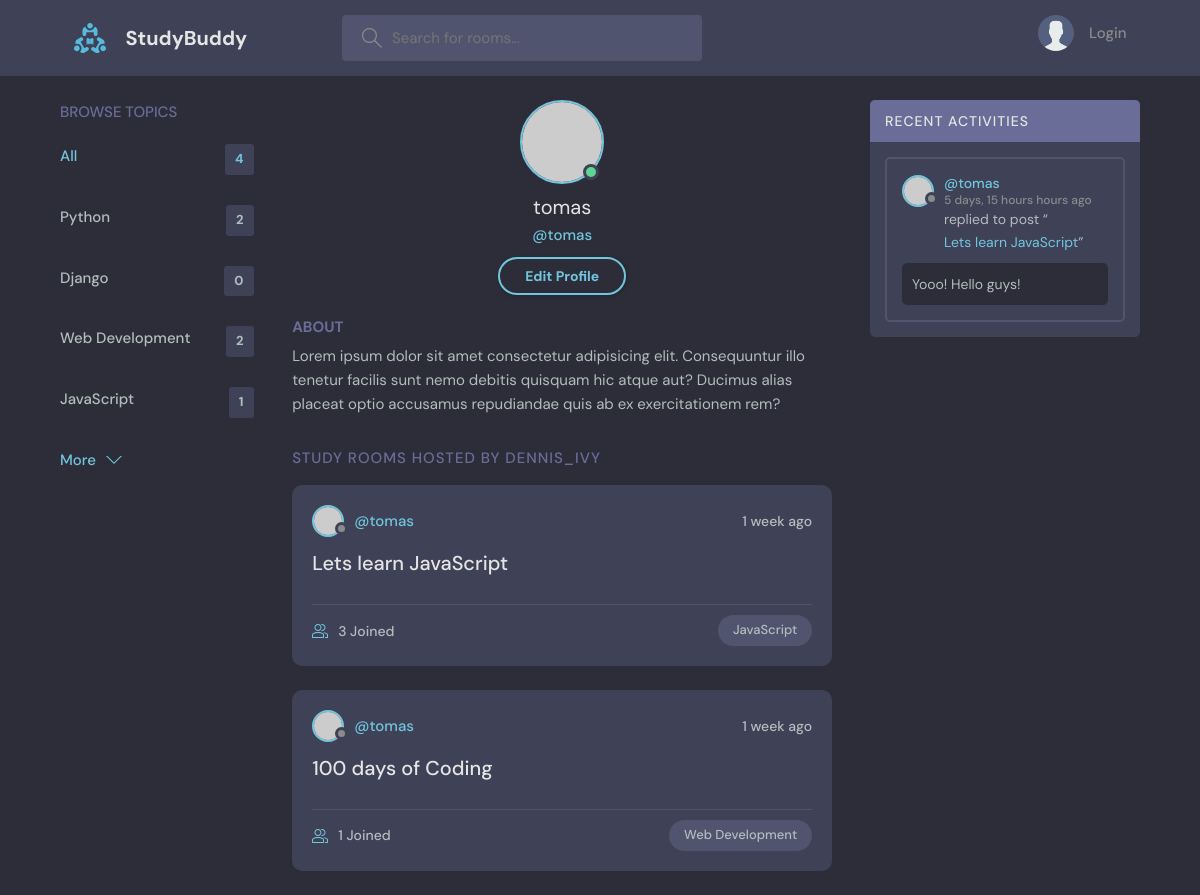
Before: /profile/1 with the older database file.
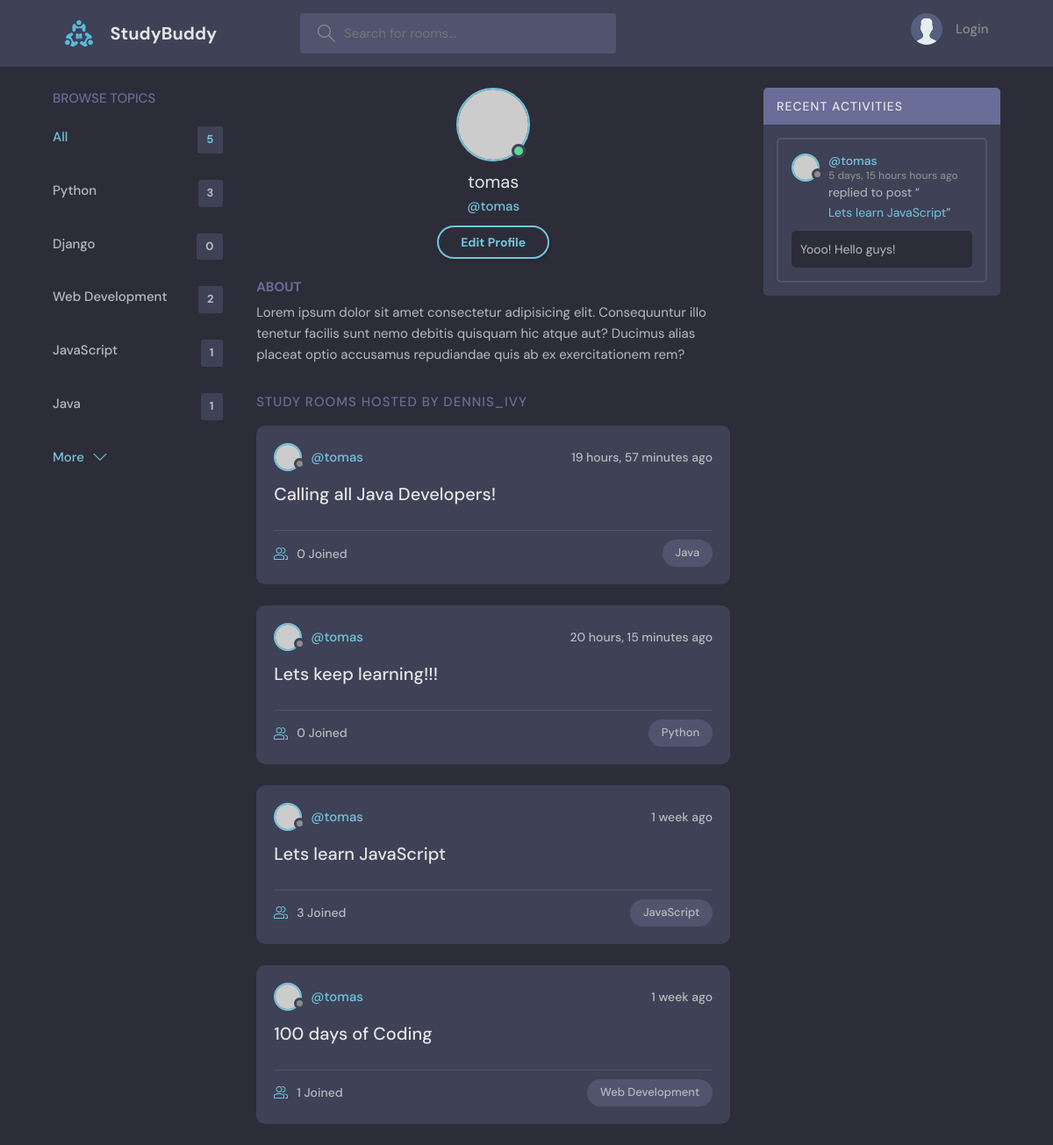
After: the same page with the newer database file.
### base/models.py (models this page shows, shortened)
class Topic(models.Model):
    name = models.CharField(max_length=200)

class Room(models.Model):
    host = models.ForeignKey(User, on_delete=models.SET_NULL, null=True)
    topic = models.ForeignKey(Topic, on_delete=models.SET_NULL, null=True)
    name = models.CharField(max_length=200)
    description = models.TextField(null=True, blank=True)
    participants = models.ManyToManyField(User, related_name='participants', blank=True)
    updated = models.DateTimeField(auto_now=True)
    created = models.DateTimeField(auto_now_add=True)
    class Meta:
        ordering = ['-updated', '-created']
    def __str__(self):
        return self.name

class Message(models.Model):
    user = models.ForeignKey(User, on_delete=models.CASCADE)
    room = models.ForeignKey(Room, on_delete=models.CASCADE)
    body = models.TextField()
    updated = models.DateTimeField(auto_now=True)
    created = models.DateTimeField(auto_now_add=True)
    class Meta:
        ordering = ['-updated', '-created']

### base/views.py (the view)
# urls.py: path('profile/<str:pk>', views.userProfile, name="user-profile"),
def userProfile(request, pk):
    user = User.objects.get(id=pk)
    rooms = user.room_set.all()
    room_messages = user.message_set.all()
    topics = Topic.objects.all()
    context={'user': user, 'rooms': rooms, 'room_messages': room_messages, 'topics':topics}
    return render(request, 'base/profile.html', context)

### base/templates/base/profile.html
{% extends 'main.html' %}
{% block content %}
  <main class="profile-page layout layout--3">
    <div class="container">
      {% include 'base/topics_component.html' %}
      <div class="roomList">
        <div class="profile">
          <div class="profile__avatar">
            <div class="avatar avatar--large active">
              <img src="https://randomuser.me/api/portraits/men/11.jpg" />
            </div>
          </div>
          <div class="profile__info">
            <h3>{{user.username}}</h3>
            <p>@{{user.username}}</p>
            <a href="edit-user.html" class="btn btn--main btn--pill">Edit Profile</a>
          </div>
          <div class="profile__about">
            <h3>About</h3>
            <p>
              Lorem ipsum dolor sit amet consectetur adipisicing elit. Consequuntur illo tenetur
              facilis sunt nemo debitis quisquam hic atque aut? Ducimus alias placeat optio
              accusamus repudiandae quis ab ex exercitationem rem?
            </p>
          </div>
        </div>
        <div class="roomList__header">
          <div>
            <h2>Study Rooms Hosted by dennis_ivy</a>
            </h2>
          </div>
        </div>
        {% include 'base/feed_component.html' %}
      </div>
      {% include 'base/activity_component.html' %}
    </div>
  </main>
 {% endblock content %}

### base/templates/base/topics_component.html
<div class="topics">
    <div class="topics__header">
      <h2>Browse Topics</h2>
    </div>
    <ul class="topics__list">
      <li>
        <a href="{% url 'home' %}" class="active">All <span>{{topics.count}}</span></a>
      </li>
      {% for topic in topics %}
      <li>
        <a href="{% url 'home' %}?q={{topic.name}}">{{topic.name}}<span>{{topic.room_set.all.count}}</span></a>
      </li>
      {% endfor %}
    </ul>
    <a class="btn btn--link" href="topics.html">
      More
      <svg version="1.1" xmlns="http://www.w3.org/2000/svg" width="32" height="32" viewBox="0 0 32 32">
        <title>chevron-down</title>
        <path d="M16 21l-13-13h-3l16 16 16-16h-3l-13 13z"></path>
      </svg>
    </a>
  </div>

### base/templates/base/feed_component.html (shortened to what this page needs)
{% for room in rooms %}
<div class="roomListRoom">
    <div class="roomListRoom__header">
      <a href="{% url 'user-profile' room.host.id %}" class="roomListRoom__author">
        <div class="avatar avatar--small">
          <img src="https://randomuser.me/api/portraits/women/11.jpg" />
        </div>
        <span>@{{room.host.username}}</span>
      </a>
      <div class="roomListRoom__actions">
        <span>{{room.created|timesince}} ago</span>
      </div>
    </div>
    <div class="roomListRoom__content">
      <a href="{% url 'room' room.id %}">{{room.name}}</a>
    </div>
    <div class="roomListRoom__meta">
      <a href="{% url 'room' room.id %}" class="roomListRoom__joined">
        {{room.participants.all.count}} Joined
      </a>
      <p class="roomListRoom__topic">{{room.topic.name}}</p>
    </div>
  </div>
{% endfor %}

### base/templates/base/activity_component.html (shortened to what this page needs)
<div class="activities">
    <div class="activities__header">
      <h2>Recent Activities</h2>
    </div>
    {% for message in room_messages %}
    <div class="activities__box">
      <div class="activities__boxHeader roomListRoom__header">
        <a href="{% url 'user-profile' message.user.id %}" class="roomListRoom__author">
          <div class="avatar avatar--small">
            <img src="https://randomuser.me/api/portraits/women/11.jpg" />
          </div>
          <p>
            @{{message.user}}
            <span>{{message.created|timesince}} hours ago</span>
          </p>
        </a>
      </div>
      <div class="activities__boxContent">
        <p>replied to post “<a href="{% url 'room' message.room.id %}">{{message.room}}</a>”</p>
        <div class="activities__boxRoomContent">
            {{message.body}}
        </div>
      </div>
    </div>
  </div>
    {% endfor %}

Changed rows visible on the page:
computed for Topic "Python": room_set.all.count "2" → "3"
added Topic: name "Java", room_set.all.count "1"
added Room: host.username "tomas", created "19 hours, 57 minutes", name "Calling all Java Developers!", participants.all.count "0", topic.name "Java"
added Room: host.username "tomas", created "20 hours, 15 minutes", name "Lets keep learning!!!", participants.all.count "0", topic.name "Python"
Other visible differences:
{{ topics.count }}: "4" → "5"
